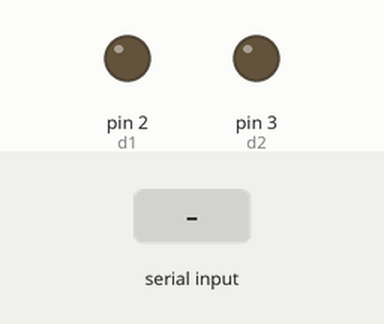
Simulated run of this sketch. Board: Arduino Uno, built with avr-gcc and run on an emulated ATmega328P. On the bench: output pins drawn as LEDs (lit = HIGH). The inputs (shaded band) are chosen by the test bench.

Above: at 1.2 s.
1.3 s: "1\n" received over Serial
At 2.1 s:
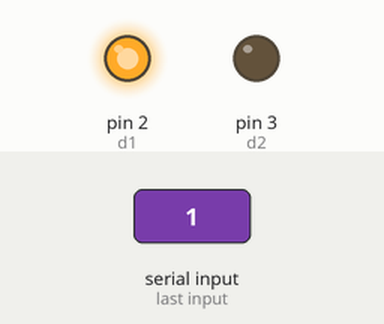
3.8 s: "2\n" received over Serial
At 4.6 s:
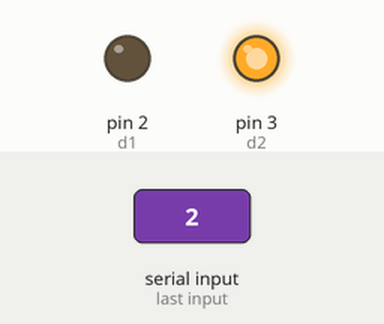
Timing chart, 0 to 6.8 s (numbered marks = the images above; inputs shaded):
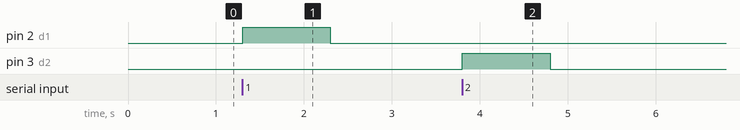

The sketch:

usb2_diody_klawiatura.ino
```cpp
#define d1 2
#define d2 3

String odebraneDane = ""; //Pusty ciąg odebranych danych

void setup() {
  Serial.begin(9600); //Uruchomienie komunikacji
  pinMode(d1, OUTPUT); //Konfiguracja wyjść
  pinMode(d2, OUTPUT);

  digitalWrite(d1, LOW); //Wyłączamy diody
  digitalWrite(d2, LOW);
}

void loop() {
  if(Serial.available() > 0) { //Czy Arduino odebrano dane
    //Jeśli tak, to odczytujemy je do znaku końca linii i zapisz w zmiennej odebraneDane
    odebraneDane = Serial.readStringUntil('\n');

    if (odebraneDane == "1") { //Jeśli odebrano słowo "zielona"
      digitalWrite(d1, HIGH); //To włączamy diodę zieloną
      delay(1000);
      digitalWrite(d1, LOW);
    }

    if (odebraneDane == "2") { //Jeśli odebrano słowo "czerwona"
      digitalWrite(d2, HIGH); //To włączamy diodę czerwoną
      delay(1000);
      digitalWrite(d2, LOW);
    }
  }
}
```

Measured:
- after the input at 1.3 s, pin 2 (d1): LOW → HIGH at once, → LOW 1.0 s later
- after the input at 3.8 s, pin 3 (d2): LOW → HIGH at once, → LOW 1.0 s later
